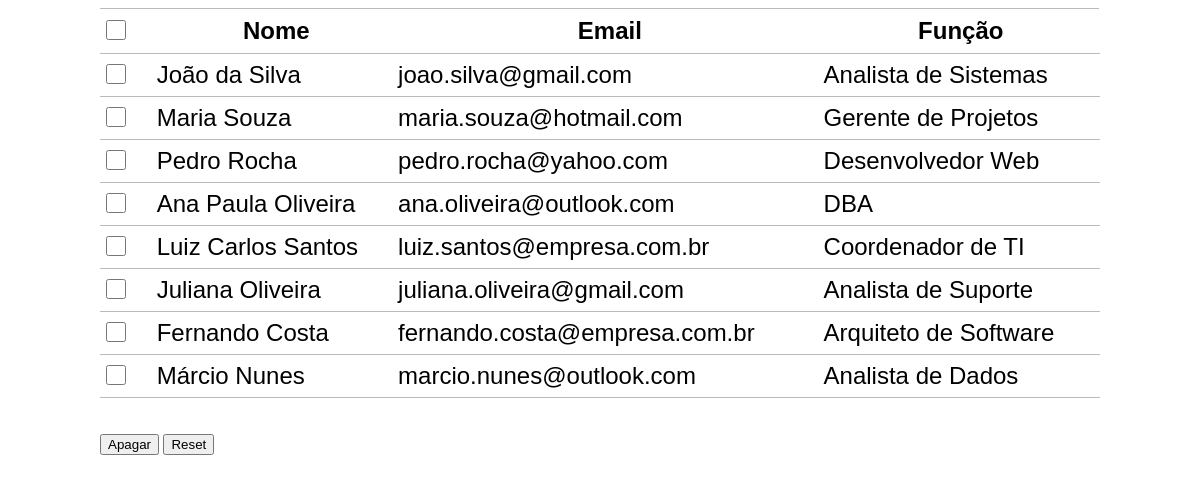
/index_old.php, run on the app's committed database.
### tables this page shows
CREATE TABLE `tb_usuarios` (
  `id` int(11) NOT NULL,
  `nome` varchar(50) NOT NULL,
  `email` varchar(50) NOT NULL,
  `funcao` varchar(50) NOT NULL,
  `selecionado` int(11) DEFAULT NULL
);

### index_old.php (the view, shortened to what this page needs)
<!DOCTYPE html>
<html lang="ept-br">
<head>
</head>
<body>
</body>
</html>
<table>
    <tr>
        <td><input id='cbtodos' type="checkbox" onchange="marcatodos()"> </td>
        <th>Nome</th>
        <th>Email</th>
        <th>Função</th>
    </tr>
    <?php
    include('conectadb.php');
    $sql = "SELECT * FROM tb_usuarios";
    $result = mysqli_query($link, $sql);
    while ($tbl = mysqli_fetch_array($result)) {
    ?>
        <tr id='tr<?= $tbl[0] ?>' <?= $tbl[4] == 1 ? 'class="fundo"' : '' ?>>
            <td><input type="checkbox" id='<?= $tbl[0] ?>' <?= $tbl[4] == 1 ? 'checked' : '' ?> onchange="atualiza(<?= $tbl[0] ?>)"></td>
            <td><?= $tbl[1] ?></td>
            <td><?= $tbl[2] ?></td>
            <td><?= $tbl[3] ?></td>
        </tr>
    <?php
    }
    ?>
</table>
<a href="apagar.php"><button>Apagar</button></a>
<a href="reset.php"><button>Reset</button></a>

### index_old.php (style rules this page uses)
body { font-family: Arial, Helvetica, sans-serif; width: 1000px; margin-left: auto; margin-right: auto; }
table { font-size: 24px; width: 100%; border: 1px solid #bbb; border-left: 1px solid #fff; border-right: 1px solid #fff; border-collapse: collapse; }
table tr:first-of-type { height: 45px; }
table tr td, table tr th { border-bottom: 1px solid #bbb; }
table tr td { height: 40px; }
table tr td input { height: 20px; width: 20px; margin-right: 20px; }

### data on the page
tb_usuarios: nome "João da Silva", email "joao.silva@gmail.com", funcao "Analista de Sistemas"
tb_usuarios: nome "Maria Souza", email "maria.souza@hotmail.com", funcao "Gerente de Projetos"
tb_usuarios: nome "Pedro Rocha", email "pedro.rocha@yahoo.com", funcao "Desenvolvedor Web"
tb_usuarios: nome "Ana Paula Oliveira", email "ana.oliveira@outlook.com", funcao "DBA"
tb_usuarios: nome "Luiz Carlos Santos", email "luiz.santos@empresa.com.br", funcao "Coordenador de TI"
tb_usuarios: nome "Juliana Oliveira", email "juliana.oliveira@gmail.com", funcao "Analista de Suporte"
tb_usuarios: nome "Fernando Costa", email "fernando.costa@empresa.com.br", funcao "Arquiteto de Software"
tb_usuarios: nome "Márcio Nunes", email "marcio.nunes@outlook.com", funcao "Analista de Dados"
